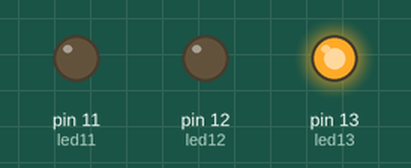
The sketch below on a simulated Arduino Uno, built with avr-gcc and run on an emulated ATmega328P. Parts: output pins drawn as LEDs (lit = HIGH).

Above: at 1.7 s.
At 4.0 s:
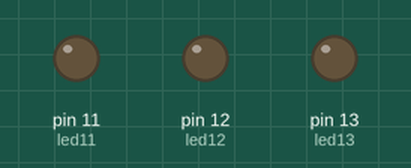
At 5.7 s:
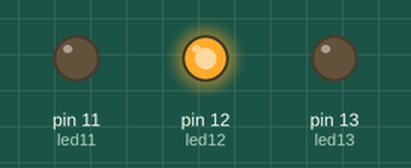
At 10.1 s:
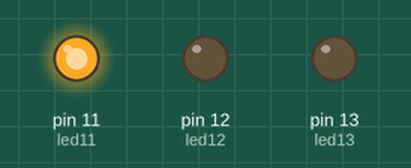
Timing chart, 0 to 17.4 s (numbered marks = the images above):
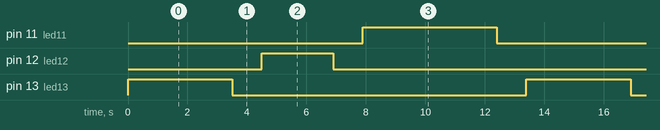

Measured:
- by itself, pin 11 (led11): alternates HIGH for 4.5 s and LOW for 8.9 s
- by itself, pin 12 (led12): alternates HIGH for 2.4 s and LOW for 11.0 s
- by itself, pin 13 (led13): alternates HIGH for 3.5 s and LOW for 9.9 s

The sketch:

cem_foro_iteligente1.ino
```cpp
/*
ARDUINO 02
SEMÁFORO
*/

int led11 = 11; // LED VERDE
int led12 = 12; // LED AMARELO
int led13 = 13; // LED VERMELHO

void setup(){
  // configura os pinos como saidas digitais
  pinMode(led11,OUTPUT);
  pinMode(led12,OUTPUT);
  pinMode(led13,OUTPUT);
}

void loop(){

  // Vermelho fica 3 segundos piscando
  digitalWrite(led13, HIGH); // nivel logico alto
  delay(3500);
  digitalWrite(led13,LOW); // nivel logico baixo
  delay(1000);

  // Amarelo fica 2 segundos piscando
  digitalWrite(led12,HIGH); // nivel logico alto
  delay(2400);
  digitalWrite(led12,LOW); // nivel logico baixo
  delay(1000);

  // Verde fica 4 segundos piscando
  digitalWrite(led11,HIGH); // nivel logico alto
  delay(4500);
  digitalWrite(led11,LOW); // nivel logico baixo
  delay(1000);
}


	
```
